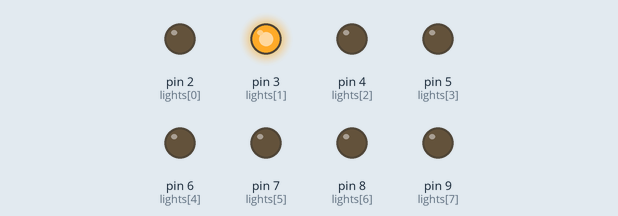
Bench run of a sketch on a simulated Arduino Uno, built with avr-gcc and run on an emulated ATmega328P. Shown: output pins drawn as LEDs (lit = HIGH).

Above: at 0.37 s.
At 0.87 s:
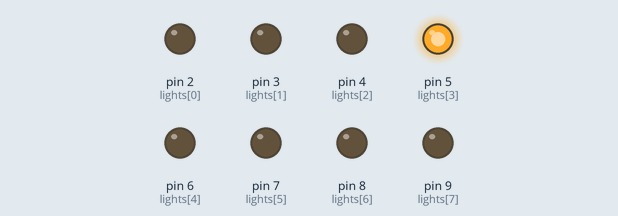
At 1.37 s:
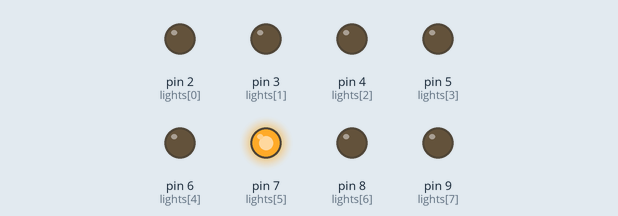
At 2.37 s:
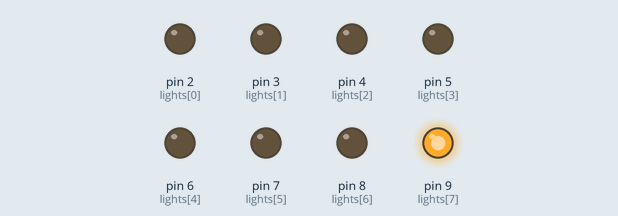
At 3.12 s:
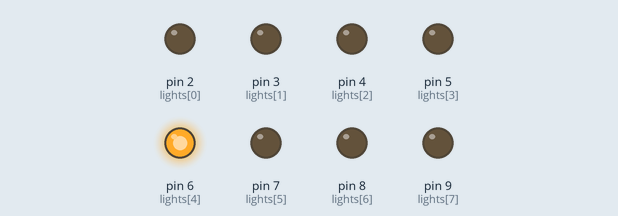
At 4.2 s:
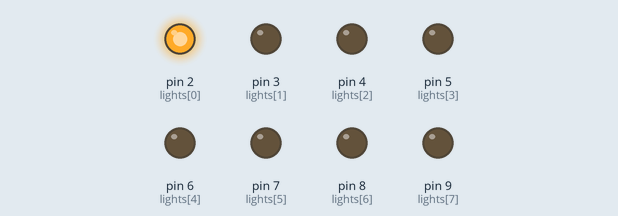
Timing chart, 0 to 5.5 s (numbered marks = the images above):
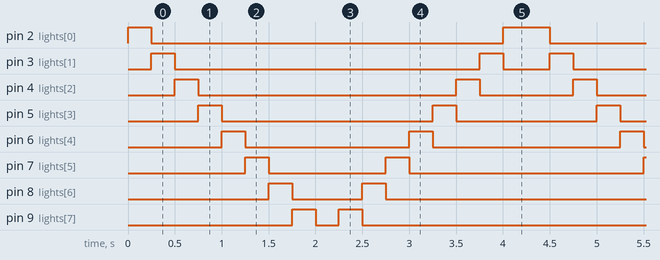

The sketch:

MckinstryLesson7.ino
```cpp
//CLASSWORK:LED ARRAY ASSIGNMENT
//Thomas McKinstry
//All work here is honestly obtained and is my own


//functions
void flash(){
  int lights[]={2,3,4,5,6,7,8,9};
  for (int i = 0; i < 8; i++){
    digitalWrite(lights[i], HIGH);
    delay(250);
    digitalWrite(lights[i],LOW);
  }//end for loop
  for (int i = 8; i >=0; i--){
    digitalWrite(lights[i], HIGH);
    delay(250);
    digitalWrite(lights[i],LOW);
    }


}//end flash


//setup

void setup(){
  pinMode(2, OUTPUT);
  pinMode(3, OUTPUT);
  pinMode(4, OUTPUT);
  pinMode(5, OUTPUT);
  pinMode(6, OUTPUT);
  pinMode(7, OUTPUT);
  pinMode(8, OUTPUT);
  pinMode(9, OUTPUT);
}

void loop(){
  flash();
}
```

Measured:
- by itself, pin 2 (lights[0]): repeats every 4.3 s: LOW 3.8 s, HIGH 0.50 s
- by itself, pin 3 (lights[1]): repeats every 4.3 s: LOW 3.3 s, HIGH 0.25 s, LOW 0.50 s, HIGH 0.25 s
- by itself, pin 4 (lights[2]): repeats every 4.3 s: LOW 2.8 s, HIGH 0.25 s, LOW 1.0 s, HIGH 0.25 s
- by itself, pin 5 (lights[3]): repeats every 4.3 s: LOW 2.3 s, HIGH 0.25 s, LOW 1.5 s, HIGH 0.25 s
- by itself, pin 6 (lights[4]): alternates HIGH for 0.25 s and LOW for 1.9 s
- by itself, pin 7 (lights[5]): repeats every 4.3 s: LOW 1.3 s, HIGH 0.25 s, LOW 2.5 s, HIGH 0.25 s
- by itself, pin 8 (lights[6]): repeats every 4.3 s: LOW 0.75 s, HIGH 0.25 s, LOW 3.0 s, HIGH 0.25 s
- by itself, pin 9 (lights[7]): repeats every 4.3 s: LOW 0.25 s, HIGH 0.25 s, LOW 3.5 s, HIGH 0.25 s
